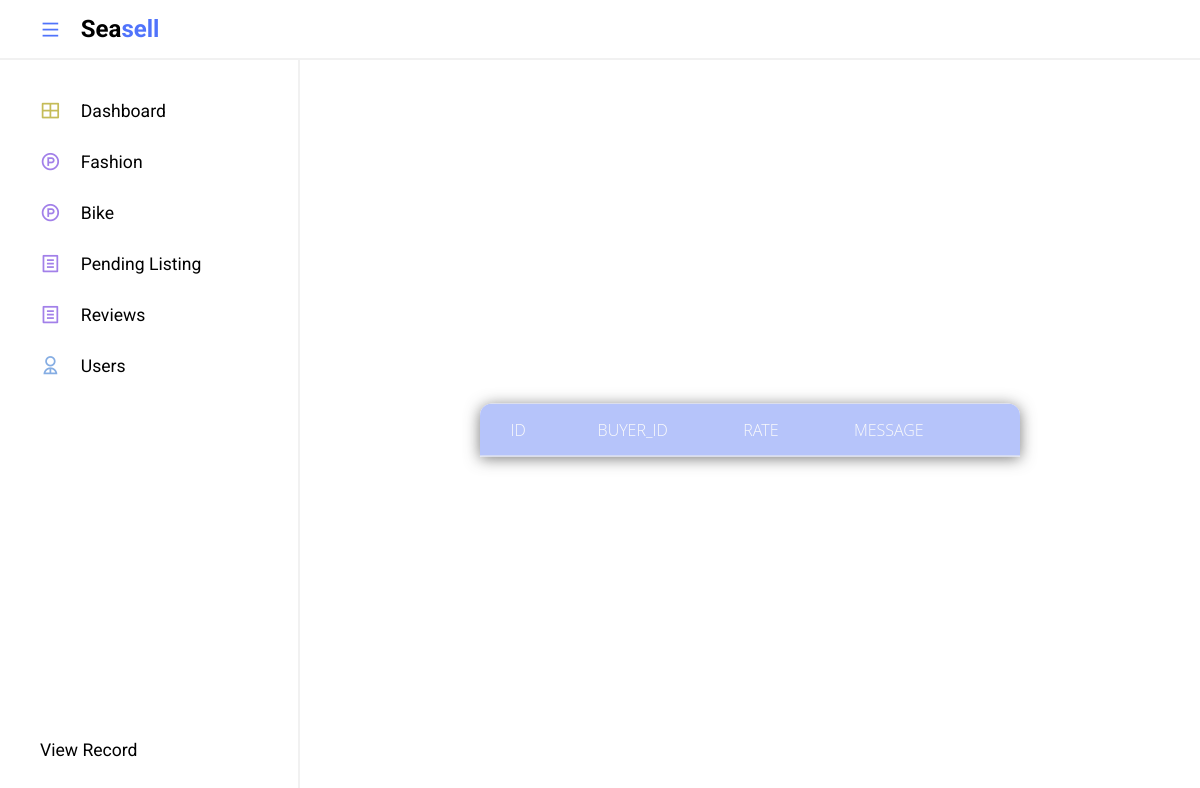
The app's page /FrontEnd/admin/review/review.php, older data.
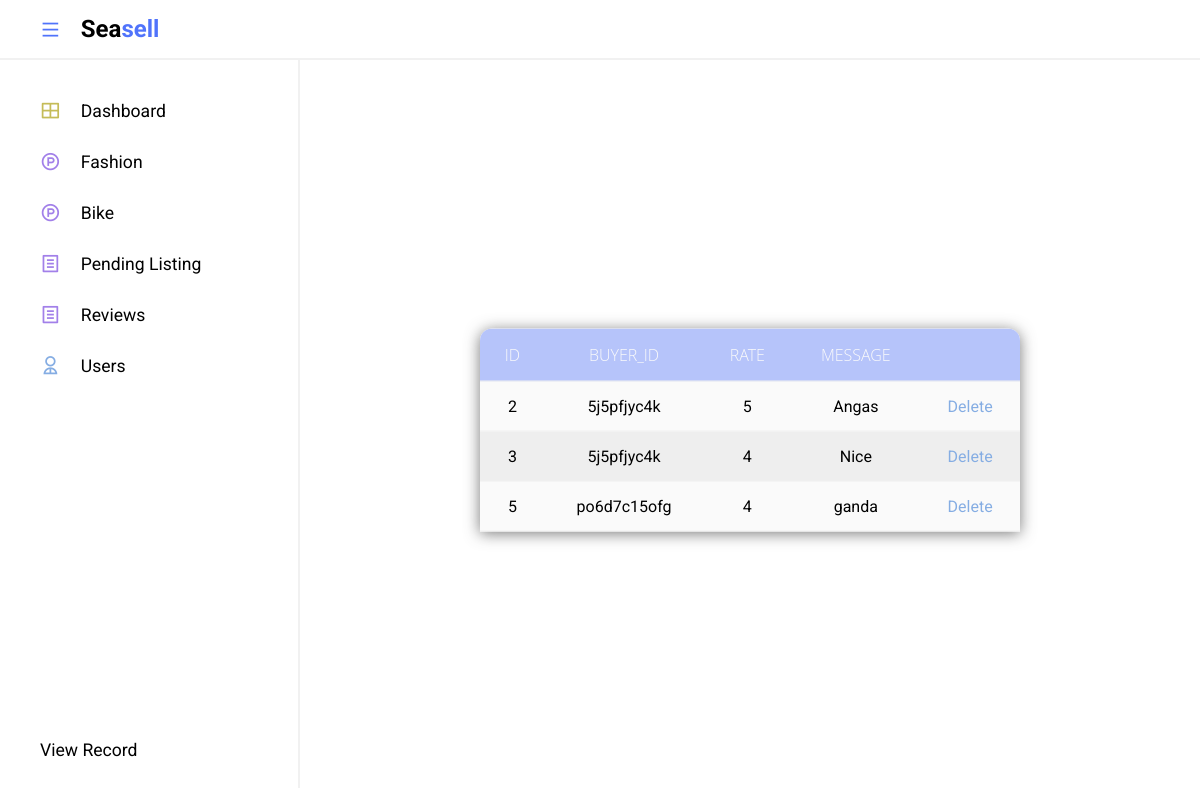
The same page, newer data.
### tables this page shows
CREATE TABLE `review` (
  `REVIEW_ID` int(11) NOT NULL,
  `RATE` varchar(200) NOT NULL,
  `MESSAGE` varchar(200) NOT NULL,
  `SELLER_ID` varchar(200) NOT NULL,
  `BUYER_ID` varchar(200) NOT NULL,
  `PROD_ID` varchar(200) NOT NULL,
  `STATUS` varchar(200) NOT NULL
);

### FrontEnd/admin/review/review.php (the view, shortened to what this page needs)
<!DOCTYPE html>
<html lang="en">
<head>
    <link rel="stylesheet" href="../adminpanel.css">
    <link href="https://cdn.jsdelivr.net/npm/remixicon@2.5.0/fonts/remixicon.css" rel="stylesheet">
</head>
<body>
    <section class="header">
        <div class="logo">
            <i class="ri-menu-line icon icon-0 menu"></i>
            <h2>Sea<span>sell</span></h2>
        </div>
    </section>
    <section class="main">
        <div class="sidebar">
            <ul class="sidebar--items">
                <li>
                    <a href="../index.php">
                        <span class="icon icon-1"><i class="ri-layout-grid-line"></i></span>
                        <span class="sidebar--item">Dashboard</span>
                    </a>
                </li>
                <li>
                    <a href="../fashion/fashionproduct.php" id="active">
                        <span class="icon icon-2"><i class="ri-product-hunt-line"></i></span>
                        <span class="sidebar--item">Fashion</span>
                    </a>
                </li>
                <li>
                    <a href="../bike/productbike.php" id="active">
                        <span class="icon icon-2"><i class="ri-product-hunt-line"></i></span>
                        <span class="sidebar--item">Bike</span>
                    </a>
                </li>
                <li>
                    <a href="../listing/listed.php">
                        <span class="icon icon-2"><i class="ri-file-list-line"></i></span>
                        <span class="sidebar--item">Pending Listing</span>
                    </a>
                </li>
                <li>
                    <a href="../review/review.php">
                        <span class="icon icon-2"><i class="ri-file-list-line"></i></span>
                        <span class="sidebar--item">Reviews</span>
                    </a>
                </li>
                <li>
                    <a href="../user/adminusers.php">
                        <span class="icon icon-3"><i class="ri-user-2-line"></i></span>
                        <span class="sidebar--item" style="white-space: nowrap;">Users</span>
                    </a>
                </li>
            </ul>
            <ul class="sidebar--bottom-items">
                <li>
                    <a href="reviewrecord.php">
                        <span class="sidebar--item">View Record</span>
                    </a>
                </li>
            </ul>
        </div>
        <div class="main--content">
            <div class="filter">
 </div>
 <table>
 <thead>
 <tr>
 <th>ID</th>
 <th>BUYER_ID</th>
 <th>RATE</th>
 <th>MESSAGE</th>
 <th></th>
 </tr>
</thead>
<tbody>
   <?php
    include"../../includes/functions/connection.php";
    $sql = "(SELECT REVIEW_ID, RATE, BUYER_ID, MESSAGE, REVIEW_ID FROM review WHERE STATUS = 'ACTIVE')";
    $result = $conn->query($sql);
    while($row = $result->fetch_assoc()){
        echo "
        <tr>
        <td>$row[REVIEW_ID]</td>
        <td>$row[BUYER_ID]</td>
        <td>$row[RATE]</td>
        <td>$row[MESSAGE]</td>
        <td>
            <a class='icon-3' href='delete.php?id=$row[REVIEW_ID]'>Delete</a>
        </td>
        </tr>
        ";
    }
    ?>
</tbody>
 </table>
        </div>
    </section>
</body>
</html>

Row changes from the older to the newer data that the page shows:
now on this page (row edited): review: REVIEW_ID "2", BUYER_ID "5j5pfjyc4k", RATE "5", MESSAGE "Angas"
now on this page (row edited): review: REVIEW_ID "3", BUYER_ID "5j5pfjyc4k", RATE "4", MESSAGE "Nice"
now on this page (row edited): review: REVIEW_ID "5", BUYER_ID "po6d7c15ofg", RATE "4", MESSAGE "ganda"
